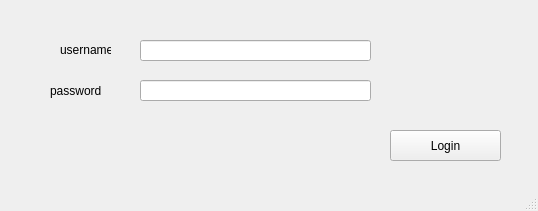
<?xml version="1.0" encoding="UTF-8"?>
<ui version="4.0">
 <class>MainWindow</class>
 <widget class="QMainWindow" name="MainWindow">
  <property name="geometry">
   <rect>
    <x>0</x>
    <y>0</y>
    <width>538</width>
    <height>211</height>
   </rect>
  </property>
  <property name="windowTitle">
   <string>MainWindow</string>
  </property>
  <widget class="QWidget" name="centralwidget">
   <widget class="QLabel" name="label">
    <property name="geometry">
     <rect>
      <x>60</x>
      <y>40</y>
      <width>51</width>
      <height>20</height>
     </rect>
    </property>
    <property name="text">
     <string>username</string>
    </property>
   </widget>
   <widget class="QLineEdit" name="lineedit_usuario">
    <property name="geometry">
     <rect>
      <x>140</x>
      <y>40</y>
      <width>231</width>
      <height>21</height>
     </rect>
    </property>
   </widget>
   <widget class="QLabel" name="label_2">
    <property name="geometry">
     <rect>
      <x>50</x>
      <y>80</y>
      <width>81</width>
      <height>21</height>
     </rect>
    </property>
    <property name="text">
     <string>password</string>
    </property>
   </widget>
   <widget class="QLineEdit" name="lineedit_contrasena">
    <property name="geometry">
     <rect>
      <x>140</x>
      <y>80</y>
      <width>231</width>
      <height>21</height>
     </rect>
    </property>
   </widget>
   <widget class="QPushButton" name="boton_login">
    <property name="geometry">
     <rect>
      <x>390</x>
      <y>130</y>
      <width>111</width>
      <height>31</height>
     </rect>
    </property>
    <property name="text">
     <string>Login</string>
    </property>
   </widget>
  </widget>
  <widget class="QMenuBar" name="menubar">
   <property name="geometry">
    <rect>
     <x>0</x>
     <y>0</y>
     <width>538</width>
     <height>21</height>
    </rect>
   </property>
  </widget>
  <widget class="QStatusBar" name="statusbar"/>
 </widget>
 <resources/>
 <connections/>
</ui>
